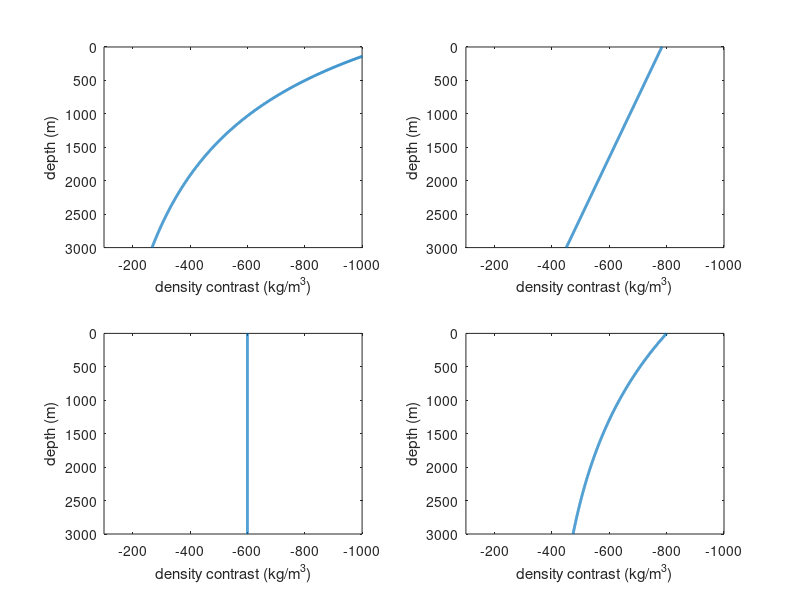

Source code (MATLAB):
% ***************************************************************
% *** Matlab code for plotting different depth varying density contrasts
% *** Source Code is mainly written for research purposes. The codes are
% *** having copyrights and required proper citations whenever it is used.
% *** Developed by:
% ***       Mr. Arka Roy (email: arka.phy@gmail.com)
% ***       Mr. Thatikonda Suresh Kumar (email: sureshkumarncess@gmail.com)
% ***       Crustal Processes Group, National Centre for Earth Science Studies,
% ***       Ministry of Earth Sciences, Government of India
% ***       Thiruvanthapuram, Kerala, India
% ****************************************************************
%%Matlab code for plotting of depth varying density contrasts
clear all
close all

%density contrast of the fault in kg/m^3
%linear depth varying density contrast   
    density2=@(z) -750+((z-300)/9); 
    
%exponential depth varying density contrast   
    density4=@(z) (-0.38-0.42*exp(-0.5*z*10^-3))*1000; 
    
%parabolic depth varying density contrast   
    density1=@(z) ((-0.65.^3)./((-0.5-0.1711.*z.*10^-3).^2)).*1000;   
    
%constant depth varying density contrast   
    density3=@(z) -600+0.*z; 
    
 %depth in m
 zz=linspace(0,3000,1001);
 %corresponding density values
 dd1=density1(zz);
 
 %corresponding density values
 dd2=density2(zz);
 
 %corresponding density values
 dd3=density3(zz);
 
 %corresponding density values
 dd4=density4(zz);
 
 %plotting the density contrasts
 subplot(2,2,1)
 plot(dd1,zz,'linewidth',2)
 ylabel('depth (m)')
 xlabel('density contrast (kg/m^3)')
 %title('parabolic density contrast')
 set(gca,'YDir','reverse')
 set(gca,'XDir','reverse')
 xlim([-1000 -100])
 subplot(2,2,2)
 plot(dd2,zz,'linewidth',2)
 ylabel('depth (m)')
 xlabel('density contrast (kg/m^3)')
 %title('linear density contrast')
 set(gca,'YDir','reverse')
 set(gca,'XDir','reverse')
 xlim([-1000 -100])
 
 subplot(2,2,3)
 plot(dd3,zz,'linewidth',2)
 ylabel('depth (m)')
 xlabel('density contrast (kg/m^3)')
 %title('constant density contrast')
 set(gca,'YDir','reverse')
 set(gca,'XDir','reverse')
 xlim([-1000 -100])
 
 subplot(2,2,4)
 plot(dd4,zz,'linewidth',2)
 ylabel('depth (m)')
 xlabel('density contrast (kg/m^3)')
 %title('exponential density contrast')
 set(gca,'YDir','reverse')
 set(gca,'XDir','reverse')
 xlim([-1000 -100])
 
 %****************************************************************%
 